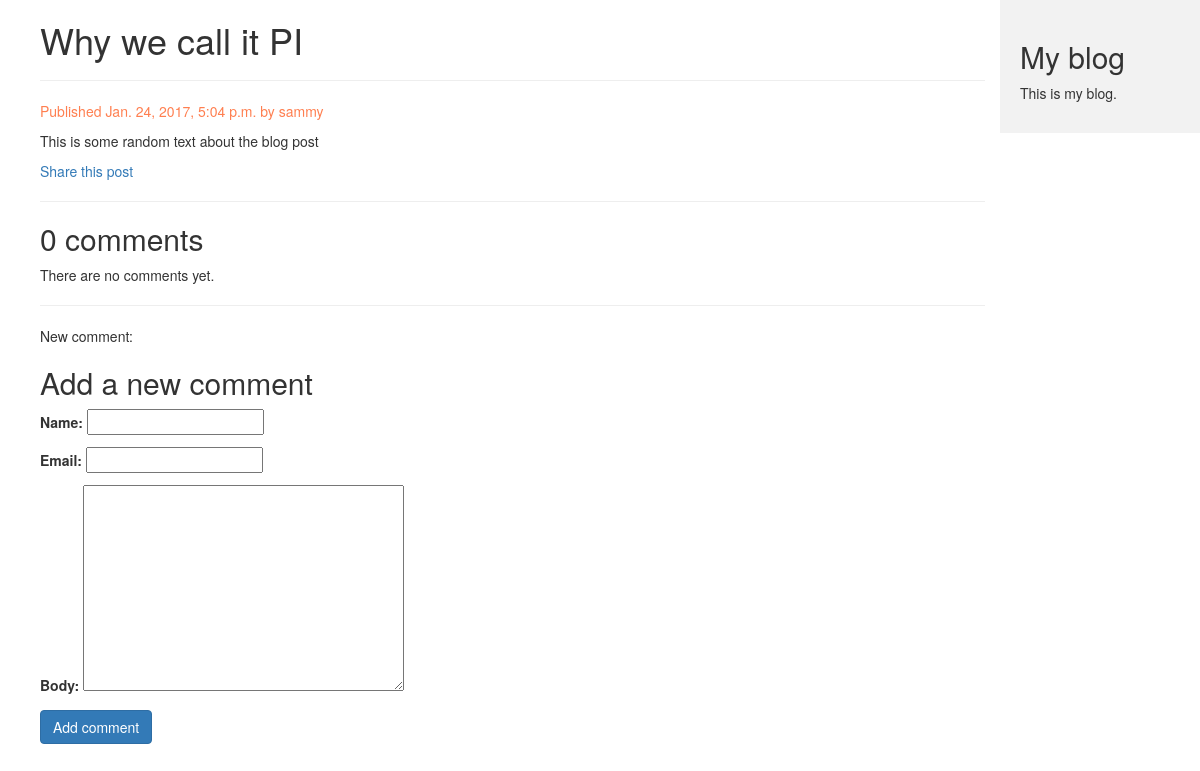
Page /blog/2017/01/24/why-call-pi/ on the committed database.
### blog/models.py (models this page shows, shortened)
class Post(models.Model):
    STATUS_CHOICE = (
        ('draft', 'Draft'),
        ('published', 'Published'),
    )
    title = models.CharField(max_length=250)
    slug = models.SlugField(
        max_length=250,
        unique_for_date='publish')
    author = models.ForeignKey(User, related_name='blog_posts')
    body = models.TextField()
    publish = models.DateTimeField(default=timezone.now)
    created = models.DateTimeField(auto_now_add=True)
    update = models.DateTimeField(auto_now=True)
    status = models.CharField(
        max_length=10,
        choices=STATUS_CHOICE,
        default='draft')
    objects = models.Manager()  # The default manager.
    published = PublishedManager()  # Our custom manager.
    class Meta:
        ordering = ('-publish',)

### blog/views.py (the view)
def post_detail(request, year, month, day, post):
    post = get_object_or_404(Post, slug=post,
                             status='published',
                             publish__year=year,
                             publish__month=month,
                             publish__day=day)
    comments = post.comments.filter(active=True)
    new_comment = None
    if request.method == 'POST':
        comment_form = CommentForm(data=request.POST)
        if comment_form.is_valid():
            new_comment = comment_form.save(commit=False)
            new_comment.post = post
            new_comment.save()
    else:
        comment_form = CommentForm()
    return render(request,
                  'blog/post/detail.html',
                  {'post': post,
                   'comments': comments,
                   'comment_form': comment_form,
                   'new_comment': new_comment})

### blog/forms.py
class CommentForm(forms.ModelForm):
    class Meta:
        model = Comment
        fields = ('name', 'email', 'body')

### blog/templates/blog/post/detail.html (shortened to what this page needs)
{% extends "blog/base.html" %}
{% block content %}
    <h1>{{ post.title }}</h1>
    <hr>
    <p class="date">
        Published {{ post.publish }} by {{ post.author }}
    </p>
    {{ post.body|linebreaks }}
    <p>
        <a href="{% url "blog:post_share"  post.id %}">
            Share this post
        </a>
    </p>
    <hr>
    {% with comments.count as total_comments %}
        <h2>
            {{ total_comments }} comment{{ total_comments|pluralize }}
        </h2>
    {% endwith %}
    {% for comment in comments %}
        <div class="comment">
            <p class="info">
                comment {{ forloop.counter }} by {{ comment.name }}
                {{ comment.created }}
            </p>
            {{ comment.body|linebreaks }}
        </div>
    {% empty %}
        <p>There are no comments yet.</p>
    {% endfor %}
    <hr>
    <p>New comment: {{ comment_form.new_comment }}</p>
    {% if new_comment %}
        <h2>Your comment has been posted </h2>
    {% else %}
        <h2>Add a new comment</h2>
        <form action="." method="post">
            {{ comment_form.as_p }}
            <p><input class="btn btn-primary" type="submit" value="Add comment"></p>
        </form>
    {% endif %}
{% endblock %}

### blog/static/css/blog.css (style rules this page uses)
.date { color: coral; }

### rows in the picture
Post: title "Why we call it PI", publish "Jan. 24, 2017, 5:04 p.m.", author "sammy", body "This is some random text about the blog post"

### other values in the picture
{{ total_comments }} "0"
